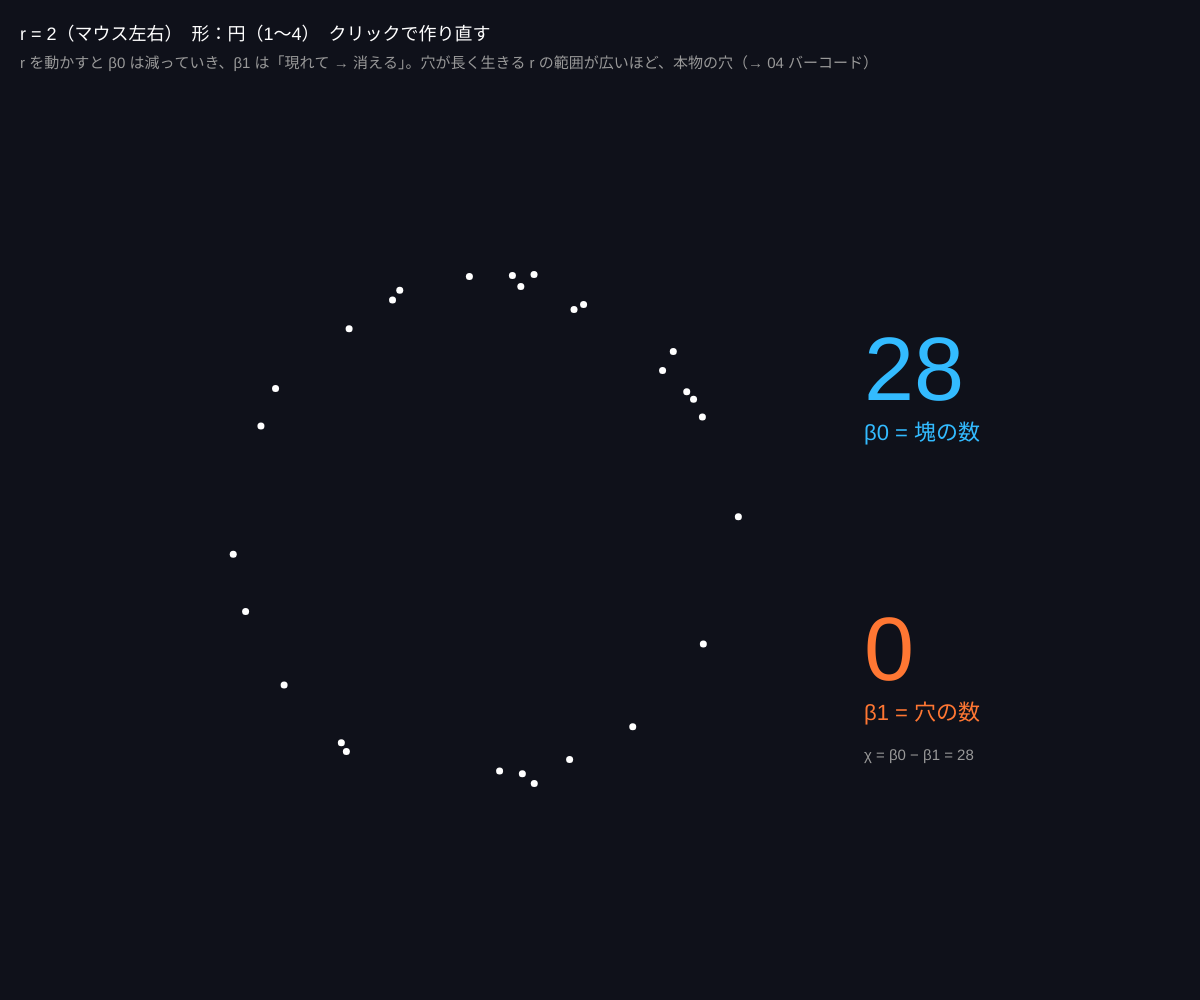
Frame 1 (no input)
Frame 60 (no input): identical to frame 1, image omitted
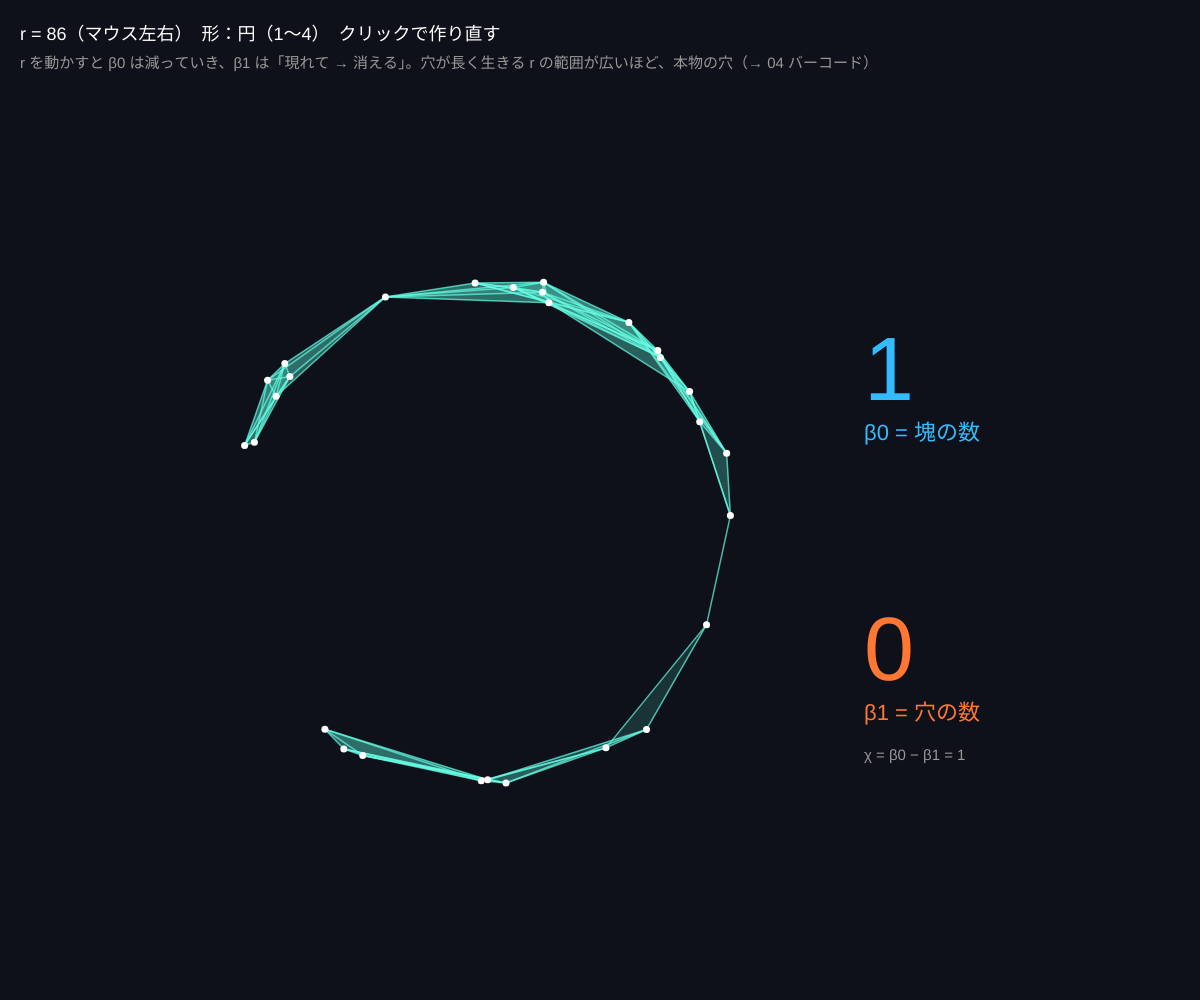
Frame 120 (the mouse pressed at the canvas centre since frame 60)

The p5.js sketch that drew these frames (run headless with seeded random() and noise() and a simulated clock; from frame 60 on, the mouse is pressed at the canvas centre):

// p5.js sketch
// ── sketch.js
// ============================================
// 03 ベッチ数（塊の数 β0 と穴の数 β1）
// 02 のオイラー標数は「差」しかわからない。ホモロジーを計算すると、塊と穴を別々に数えられる
//   β0 = つながった塊の数　　β1 = 独立した穴（輪）の数
// マウス左右 = 半径 r / 1〜4 で形 / クリックで作り直す
// ============================================

let pts = [];
let r = 20;
let shape = 1;
let seed = 2;
let bars = [];
let maxR = 170;
let names = ['', '円', '2 つの円', '塊', '8 の字'];

function setup() {
  createCanvas(windowWidth, windowHeight);
  colorMode(HSB, 360, 100, 100, 100);
  makePoints();
}

function makePoints() {
  randomSeed(seed);
  pts = [];
  let cx = width * 0.4, cy = height / 2 + 30, R = min(width, height) * 0.25;
  for (let i = 0; i < 28; i++) {
    let a = random(TWO_PI), x, y;
    if (shape === 1) { x = cx + cos(a) * R; y = cy + sin(a) * R; }
    else if (shape === 2) { let s = random() < 0.5 ? -1 : 1; x = cx + s * R * 1.1 + cos(a) * R * 0.6; y = cy + sin(a) * R * 0.6; }
    else if (shape === 3) { let rr = R * sqrt(random()); x = cx + cos(a) * rr; y = cy + sin(a) * rr; }
    else { x = cx + R * 1.2 * sin(a); y = cy + R * 0.8 * sin(a) * cos(a); }
    pts.push({ x: x + randomGaussian() * 6, y: y + randomGaussian() * 6 });
  }
  bars = persistence(pts, maxR); // ★ 全部の r について一度に計算（パーシステンス）
}

function draw() {
  background(230, 40, 10);
  r = map(mouseX, 0, width, 2, maxR, true);
  let { edges, triangles } = ripsComplex(pts, r);
  let [b0, b1] = bettiAt(bars, r); // ★ 半径 r でのベッチ数

  noStroke();
  fill(170, 60, 60, 25);
  for (let [i, j, k] of triangles) triangle(pts[i].x, pts[i].y, pts[j].x, pts[j].y, pts[k].x, pts[k].y);
  stroke(170, 60, 100, 70);
  strokeWeight(1.5);
  for (let [i, j] of edges) line(pts[i].x, pts[i].y, pts[j].x, pts[j].y);
  noStroke();
  for (let p of pts) { fill(0, 0, 100); circle(p.x, p.y, 7); }

  // 右：大きな数字
  let rx = width * 0.72;
  fill(200, 80, 100);
  textSize(90);
  text(b0, rx, height * 0.4);
  textSize(22);
  text('β0 = 塊の数', rx, height * 0.4 + 40);
  fill(20, 80, 100);
  textSize(90);
  text(b1, rx, height * 0.68);
  textSize(22);
  text('β1 = 穴の数', rx, height * 0.68 + 40);
  fill(0, 0, 60);
  textSize(15);
  text('χ = β0 − β1 = ' + (b0 - b1), rx, height * 0.68 + 80);

  fill(0, 0, 100);
  textSize(18);
  text('r = ' + round(r) + '（マウス左右）　形：' + names[shape] + '（1〜4）　クリックで作り直す', 20, 40);
  fill(0, 0, 60);
  textSize(15);
  text('r を動かすと β0 は減っていき、β1 は「現れて → 消える」。穴が長く生きる r の範囲が広いほど、本物の穴（→ 04 バーコード）', 20, 68);
}

function keyPressed() { if (key >= '1' && key <= '4') { shape = int(key); makePoints(); } }
function mousePressed() { seed = floor(random(10000)); makePoints(); }

// ---------- やってみよう ----------
// 1. 円で、β1 = 1 になる r の範囲を読み取る。8 の字で β1 = 2 になる範囲は？
// 2. ノイズ（6）を 20 にすると、小さな「ニセの穴」が一瞬できる。長く生きる？
// 3. 点の数を 28 → 60 にすると、穴が「生まれる r」はどう変わる？（点が密なら小さい r で輪になる）



// ==================================================
// ここから下は「TDA の道具」です（リップス複体とパーシステント・ホモロジーの計算）
// （中身は読まなくても OK。消さないでね）
// ==================================================

// 2 点の距離（z があれば 3 次元）
function ptDist(a, b) {
  let dx = a.x - b.x, dy = a.y - b.y, dz = (a.z || 0) - (b.z || 0);
  return Math.sqrt(dx * dx + dy * dy + dz * dz);
}

// リップス複体：半径 r（直径 2r）以内の点どうしをつなぐ
//   返り値 { edges: [[i, j, 長さ]], triangles: [[i, j, k, 長さ]] }
function ripsComplex(pts, r) {
  let edges = [], triangles = [];
  let n = pts.length;
  let near = [];
  for (let i = 0; i < n; i++) near.push([]);
  for (let i = 0; i < n; i++) {
    for (let j = i + 1; j < n; j++) {
      let d = ptDist(pts[i], pts[j]);
      if (d <= 2 * r) {
        edges.push([i, j, d]);
        near[i].push(j);
      }
    }
  }
  for (let i = 0; i < n; i++) {
    for (let j of near[i]) {
      for (let k of near[j]) {
        if (near[i].includes(k)) {
          let d = Math.max(ptDist(pts[i], pts[j]), ptDist(pts[j], pts[k]), ptDist(pts[i], pts[k]));
          triangles.push([i, j, k, d]);
        }
      }
    }
  }
  return { edges, triangles };
}

// パーシステント・ホモロジー（Z2 係数、列簡約）
//   返り値：バーの配列 [{ dim: 0 か 1, birth, death }]（death は半径 r の値、無限なら Infinity）
//   maxR：この半径まで計算（大きいほど重い）
function persistence(pts, maxR) {
  let n = pts.length;
  let { edges, triangles } = ripsComplex(pts, maxR);
  // 単体のリスト：頂点（誕生 0）、辺（長さ/2）、三角形（最長辺/2）
  let simplices = [];
  for (let i = 0; i < n; i++) simplices.push({ dim: 0, v: [i], birth: 0 });
  for (let [i, j, d] of edges) simplices.push({ dim: 1, v: [i, j], birth: d / 2 });
  for (let [i, j, k, d] of triangles) simplices.push({ dim: 2, v: [i, j, k], birth: d / 2 });
  simplices.sort((a, b) => a.birth - b.birth || a.dim - b.dim);
  let index = {};
  simplices.forEach((s, i) => (index[s.v.join(',')] = i));

  // 境界行列の列（Z2 なので「含まれる行の番号」の配列で表す）
  let columns = simplices.map((s) => {
    if (s.dim === 0) return [];
    if (s.dim === 1) return [index[String(s.v[0])], index[String(s.v[1])]].sort((a, b) => a - b);
    let [i, j, k] = s.v;
    return [index[[i, j].join(',')], index[[j, k].join(',')], index[[i, k].join(',')]].sort((a, b) => a - b);
  });

  // 列簡約：同じ「いちばん下の 1」を持つ列があれば足し合わせる（XOR）
  let pivotOf = {}; // 行番号 → その行をピボットに持つ列
  let killed = new Array(simplices.length).fill(false);
  let bars = [];
  for (let j = 0; j < columns.length; j++) {
    let col = columns[j];
    while (col.length && pivotOf[col[col.length - 1]] !== undefined) {
      col = xorSorted(col, columns[pivotOf[col[col.length - 1]]]);
    }
    columns[j] = col;
    if (col.length) {
      let low = col[col.length - 1];
      pivotOf[low] = j;
      killed[low] = true;
      let birth = simplices[low].birth, death = simplices[j].birth;
      if (death > birth + 1e-9) bars.push({ dim: simplices[low].dim, birth, death });
    }
  }
  // 誰にも殺されなかった「生む」単体 → 無限に生きるバー
  for (let i = 0; i < simplices.length; i++) {
    if (!columns[i].length && !killed[i] && simplices[i].dim < 2) bars.push({ dim: simplices[i].dim, birth: simplices[i].birth, death: Infinity });
  }
  return bars;
}

// ソート済み配列の対称差（Z2 の足し算）
function xorSorted(a, b) {
  let out = [], i = 0, j = 0;
  while (i < a.length || j < b.length) {
    if (j >= b.length || (i < a.length && a[i] < b[j])) out.push(a[i++]);
    else if (i >= a.length || b[j] < a[i]) out.push(b[j++]);
    else { i++; j++; }
  }
  return out;
}

// 半径 r のときのベッチ数 [β0, β1]（バーの中で r をまたぐものを数える）
function bettiAt(bars, r) {
  let b = [0, 0];
  for (let bar of bars) if (bar.birth <= r && r < bar.death) b[bar.dim]++;
  return b;
}

// バーコードを描く（x, y, w, h の枠に、半径 0〜maxR）
function drawBarcode(bars, x, y, w, h, maxR, currentR) {
  let sorted = bars.filter((b) => b.death - b.birth > maxR * 0.01 || b.death === Infinity).sort((a, b) => a.dim - b.dim || a.birth - b.birth);
  let rowH = Math.min(14, h / Math.max(sorted.length, 1));
  stroke(0, 0, 30);
  strokeWeight(1);
  line(x, y + h, x + w, y + h);
  for (let i = 0; i < sorted.length; i++) {
    let b = sorted[i];
    let x1 = x + (b.birth / maxR) * w, x2 = x + (Math.min(b.death, maxR) / maxR) * w;
    stroke(b.dim === 0 ? 200 : 20, 80, 100);
    strokeWeight(Math.max(2, rowH - 4));
    line(x1, y + i * rowH + rowH / 2, x2, y + i * rowH + rowH / 2);
  }
  if (currentR !== undefined) {
    stroke(45, 90, 100);
    strokeWeight(2);
    line(x + (currentR / maxR) * w, y, x + (currentR / maxR) * w, y + h);
  }
  noStroke();
  fill(0, 0, 60);
  textSize(12);
  text('r = 0', x, y + h + 16);
  text('r = ' + nf(maxR, 1, 0), x + w - 50, y + h + 16);
}
